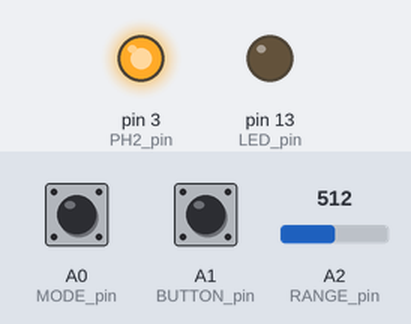
Bench run of a sketch on a simulated Arduino Uno, built with avr-gcc and run on an emulated ATmega328P. Shown: output pins drawn as LEDs (lit = HIGH). Dashed ring = blinking. Inputs (shaded band) come from the test bench; at power-on: A0 (MODE_pin) LOW, A1 (BUTTON_pin) LOW, A2 (RANGE_pin) = 512.

Above: at 1.2 s.
1.3 s: A0 (MODE_pin) pulled HIGH for 3.2 s
At 1.7 s:
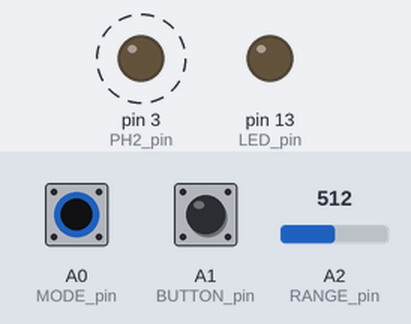
At 5.6 s:
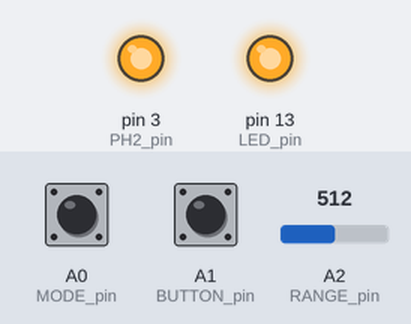
Timing chart, 0 to 7.1 s (numbered marks = the images above; inputs shaded):
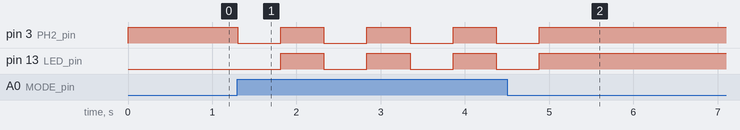

Measured:
- after the input at 1.3 s, pin 3 (PH2_pin): alternates HIGH for 0.51 s and LOW for 0.51 s, 8 changes in all, then stays HIGH, starting at once; pin 13 (LED_pin): alternates HIGH for 0.51 s and LOW for 0.51 s, 7 changes in all, then stays HIGH, starting after 0.51 s

The sketch:

TLC-MBC-test_01.ino
```cpp
/* TLC-SBC Development
 * Test 1: Monitor a free-running 6502
 * Note:   Tested only with a W65C02S
 */

const int PH2_pin = 3;      // Clock output

const int MODE_pin = A0;    // Freerun/SingleStep switch
const int BUTTON_pin = A1;  // Single Step Button
const int RANGE_pin = A2;   // Connected to a pot to vary clock freq.
const int LED_pin = 13;     // Just for testing

const int FREERUN = 1;

int mode = LOW;             // HIGH = freerun, LOW = Single-Step
int PULSE = 500;            // Change the length of the clock pulse here

boolean lastButton = LOW;
boolean currButton = LOW;

boolean TESTING = true;     // If in testing mode flash the led with each clock pulse.


//===  SETUP  ===================================================
void setup (){
  Serial.begin (115200);
  pinMode(PH2_pin, OUTPUT);      // Clock pin is output
  digitalWrite (PH2_pin, HIGH);  // Set PH2 HIGH
  pinMode(MODE_pin, INPUT);      // Mode "switch"
  pinMode(BUTTON_pin, INPUT);    // Normally LOW, HIGH = Single Clock Cycle
  pinMode(RANGE_pin, INPUT);     // To read val of pot.
  pinMode(LED_pin, OUTPUT);      // Enable the onboard led
}


//===  MY FUNCTIONS  =============================================


//=== Send one clock cycle ===
void pulseClock(){
  // Pulse the PH2 clock
  digitalWrite (PH2_pin, LOW);
  if(TESTING) digitalWrite(LED_pin, LOW);
  delay (PULSE);

  digitalWrite (PH2_pin, HIGH);
  if(TESTING) digitalWrite(LED_pin, HIGH);
  delay (PULSE);
}


//=== Debounce a button ===
boolean debounce(boolean last){
  boolean current = digitalRead(BUTTON_pin);  // Read the button
  if(last != current){                        // Button has changed
    delay(5);                                 // Wait fo 5ms.
    current = digitalRead(BUTTON_pin);        // and read it again
  }
  return current;
}


//===  MAIN LOOP  ===============================================

void loop (){
  mode = digitalRead(MODE_pin);                   // Freerun or SingleStep?
  PULSE = analogRead(RANGE_pin);                  // Get val for clock pulse width

  if(mode == FREERUN){
    pulseClock();                                 // Just pulse the clock in Free Run mode
  }

  else {                                          // We're in Single Step mode
    currButton = debounce(lastButton);            // Get button status
    if(lastButton == LOW && currButton == HIGH){  // Button has just been pressed!
      pulseClock();                               // So pulse the clock
    }
    lastButton = currButton;
  }
}
```
